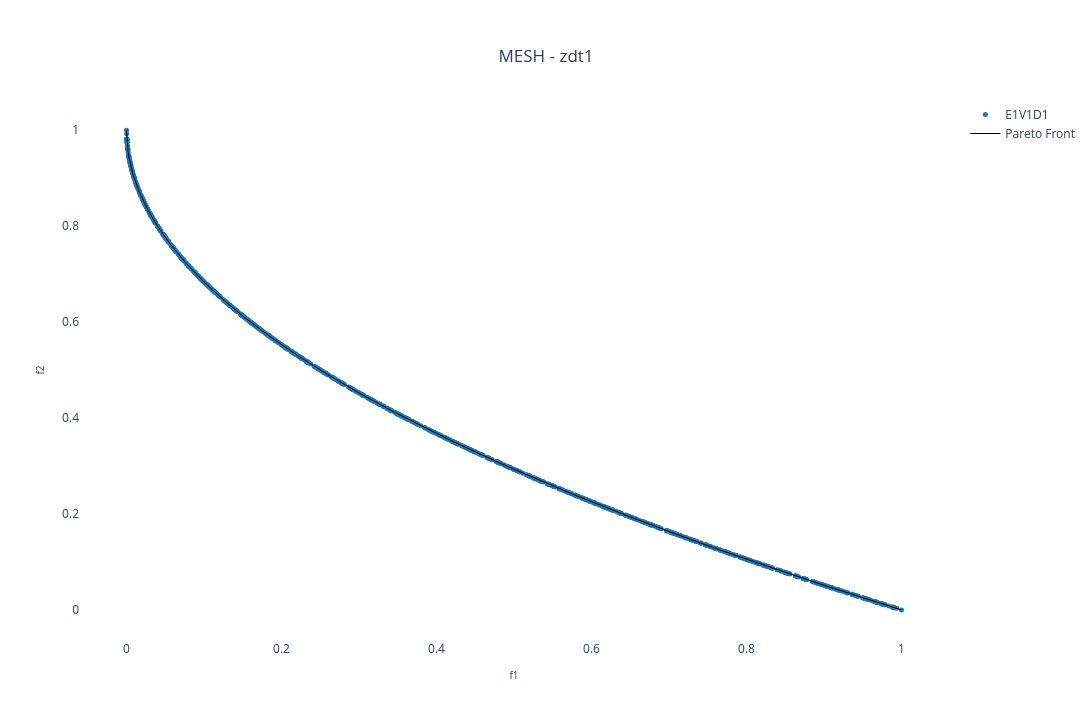

This figure's notebook cell:
### Markdown cell above
## Benchmark 2D:

### Code cell
pareto_front = []
num_final_solutions = 200
position_dim = 10 # Number of variables
n_pareto_points = 1000 # Number of Pareto points to be generated

experiment_name = "zdt1"

# Choosing the files
choose_global_best_attribution_type = [0] # [0, 1, 2, 3]
choose_dm_pool_type = [0] # [0, 1, 2]
choose_de_mutation_type = [0] # [0, 1, 2, 3, 4]

# Name of chosen files
file_names = [
        f"E{i+1}V{j+1}D{k+1}_{experiment_name}.pkl"
        for i in choose_global_best_attribution_type
        for j in choose_dm_pool_type
        for k in choose_de_mutation_type
    ]
num_dataset = len(file_names) # Number of dataset

##### Color setup #####
solid_colors = [mcolors.to_hex(cm.tab10(i)) for i in range(num_dataset + 1)] # List with solid colors
colorscales = pc.named_colorscales() # List of color scales
num_scales = len(colorscales)
#######################

##### Marker setup #####
marker_symbols = ['circle', 'circle-open', 'cross', 'diamond', 'diamond-open', 'square', 'square-open', 'x']
num_symbols = len(marker_symbols)
#######################

for i in range(num_dataset):
  with open("../result/" + file_names[i], "rb") as f:
    r = pickle.load(f)
    pareto_front.append(
      go.Scatter(x=r['combined'][1][:,0],
                   y=r['combined'][1][:,1],
                   mode='markers', marker=dict(size=5, symbol=marker_symbols[i % num_symbols], color=solid_colors[i]), #r['combined'][1][:,1], colorscale=colorscales[(i+1) % num_scales]),
                   name=file_names[i][:6],
                   showlegend=True)
    )

# Creating a subplot
fig = go.Figure()

for i in range(num_dataset):
    fig.add_trace(pareto_front[i])

axis_range = None # [-0.05, 1.05]
# Setting layout
fig.update_layout(
    showlegend=True,
    xaxis=dict(title=dict(text='f1', font=dict(size=10)), range=axis_range),
    yaxis=dict(title=dict(text='f2', font=dict(size=10)), range=axis_range),
    title=dict(
        text='MESH - ' + experiment_name,
        x=0.5,  # Centering the title
        xanchor='center',
        yanchor='top'
    ),
    #margin=dict(l=0, r=0, b=0, t=0), # Rearrange the margin
    width=1520,   # Figure width (pixels)
    height=720,  # Figure height (pixels)
    paper_bgcolor="white",
    plot_bgcolor='white'
)

# Plotting the Pareto front
real_pareto_front = get_pareto(experiment_name, n_pareto_points, position_dim, 2)
fig.add_trace(
	go.Scatter(x=real_pareto_front[:,0],
		y=real_pareto_front[:,1],
		mode='lines', line=dict(width=1, color='black'),
		name='Pareto Front',
		showlegend=(i==0)
		)
	)

# Showing the figure
fig.show()

### Figure 1 — Plotly figure (JSON) as saved in the notebook; plotly's stock layout.template omitted (floating-point values rounded to 4 significant figures; data arrays with more than 128 entries replaced by an {"elided": "..."} marker saying what was removed)
{"data": [{"marker": {"color": "#1f77b4", "size": 5, "symbol": "circle"}, "mode": "markers", "name": "E1V1D1", "showlegend": true, "type": "scatter", "x": {"elided": "978 float values"}, "y": {"elided": "978 float values"}}, {"line": {"color": "black", "width": 1}, "mode": "lines", "name": "Pareto Front", "showlegend": true, "type": "scatter", "x": {"elided": "1000 float values"}, "y": {"elided": "1000 float values"}}], "layout": {"height": 720, "paper_bgcolor": "white", "plot_bgcolor": "white", "showlegend": true, "title": {"text": "MESH - zdt1", "x": 0.5, "xanchor": "center", "yanchor": "top"}, "width": 1520, "xaxis": {"title": {"font": {"size": 10}, "text": "f1"}}, "yaxis": {"title": {"font": {"size": 10}, "text": "f2"}}}}
